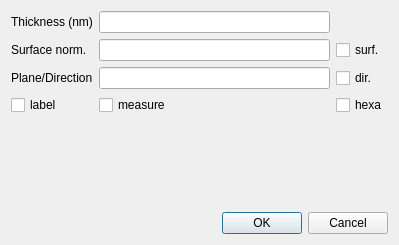
<?xml version="1.0" encoding="UTF-8"?>
<ui version="4.0">
 <class>Draw_plane_directions</class>
 <widget class="QDialog" name="Draw_plane_directions">
  <property name="geometry">
   <rect>
    <x>0</x>
    <y>0</y>
    <width>399</width>
    <height>245</height>
   </rect>
  </property>
  <property name="windowTitle">
   <string>Draw planes-directions</string>
  </property>
  <layout class="QGridLayout" name="gridLayout_2">
   <item row="0" column="0">
    <layout class="QGridLayout" name="gridLayout">
     <item row="3" column="0">
      <widget class="QCheckBox" name="label_checkBox">
       <property name="text">
        <string>label</string>
       </property>
      </widget>
     </item>
     <item row="2" column="1">
      <widget class="QLineEdit" name="plane_entry"/>
     </item>
     <item row="1" column="2">
      <widget class="QCheckBox" name="surf_checkBox">
       <property name="text">
        <string>surf.</string>
       </property>
      </widget>
     </item>
     <item row="0" column="0">
      <widget class="QLabel" name="thickness_label">
       <property name="text">
        <string>Thickness (nm)</string>
       </property>
      </widget>
     </item>
     <item row="5" column="0" colspan="3">
      <widget class="QDialogButtonBox" name="buttonBox">
       <property name="standardButtons">
        <set>QDialogButtonBox::Cancel|QDialogButtonBox::Ok</set>
       </property>
      </widget>
     </item>
     <item row="0" column="1">
      <widget class="QLineEdit" name="thickness_entry"/>
     </item>
     <item row="2" column="2">
      <widget class="QCheckBox" name="dir_checkBox">
       <property name="text">
        <string>dir.</string>
       </property>
      </widget>
     </item>
     <item row="2" column="0">
      <widget class="QLabel" name="plane_label">
       <property name="text">
        <string>Plane/Direction</string>
       </property>
      </widget>
     </item>
     <item row="1" column="0">
      <widget class="QLabel" name="surface_label">
       <property name="text">
        <string>Surface norm.</string>
       </property>
      </widget>
     </item>
     <item row="1" column="1">
      <widget class="QLineEdit" name="surface_entry"/>
     </item>
     <item row="3" column="2">
      <widget class="QCheckBox" name="hexa_Button">
       <property name="text">
        <string>hexa</string>
       </property>
      </widget>
     </item>
     <item row="3" column="1">
      <widget class="QCheckBox" name="measure_checkBox">
       <property name="text">
        <string>measure</string>
       </property>
      </widget>
     </item>
     <item row="4" column="0" colspan="3">
      <widget class="QLabel" name="measure_label">
       <property name="text">
        <string/>
       </property>
       <property name="textInteractionFlags">
        <set>Qt::LinksAccessibleByMouse|Qt::TextSelectableByMouse</set>
       </property>
      </widget>
     </item>
    </layout>
   </item>
  </layout>
 </widget>
 <tabstops>
  <tabstop>thickness_entry</tabstop>
  <tabstop>surface_entry</tabstop>
  <tabstop>plane_entry</tabstop>
  <tabstop>surf_checkBox</tabstop>
  <tabstop>dir_checkBox</tabstop>
  <tabstop>label_checkBox</tabstop>
  <tabstop>measure_checkBox</tabstop>
  <tabstop>hexa_Button</tabstop>
  <tabstop>buttonBox</tabstop>
 </tabstops>
 <resources/>
 <connections/>
</ui>
